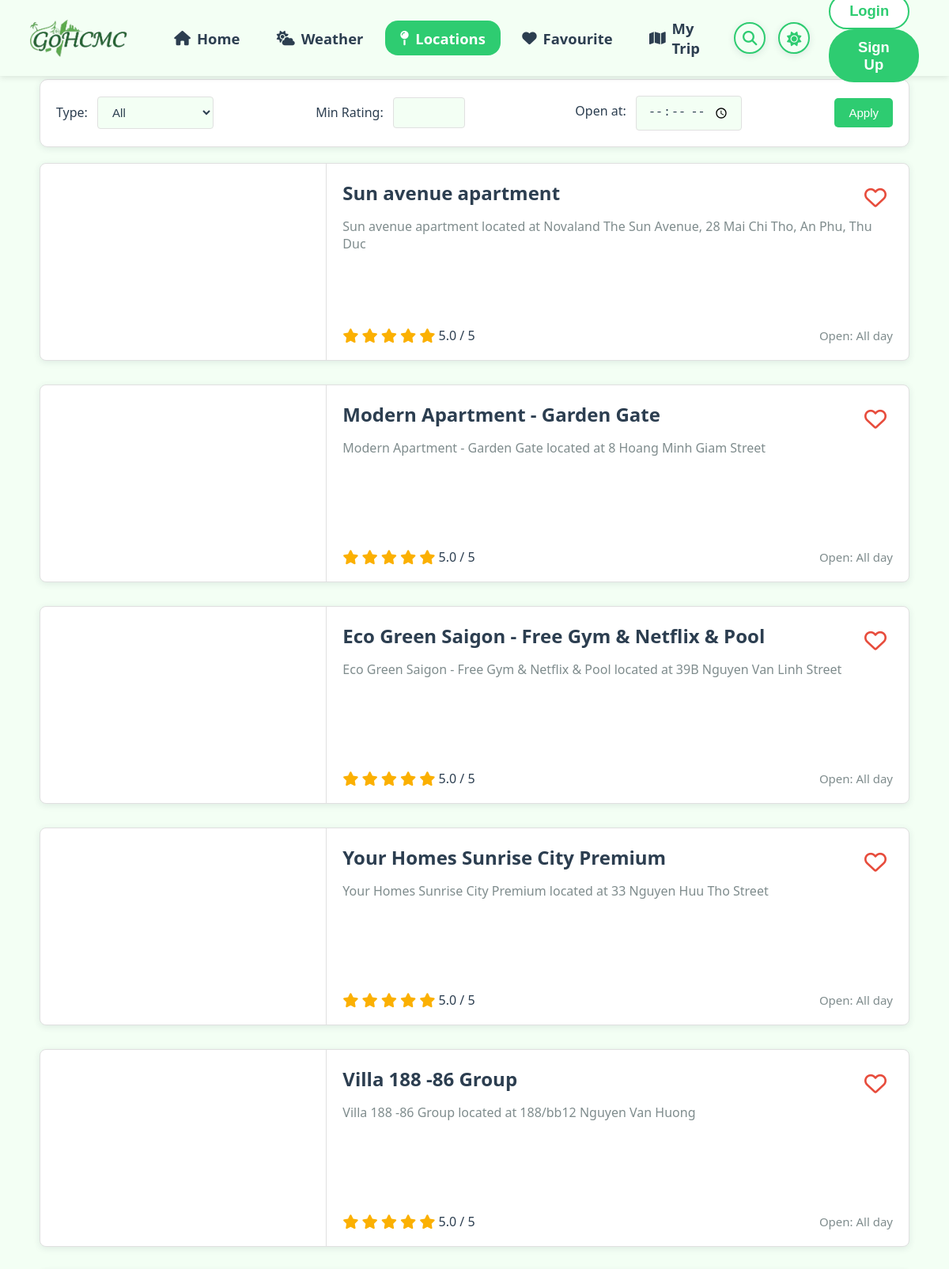
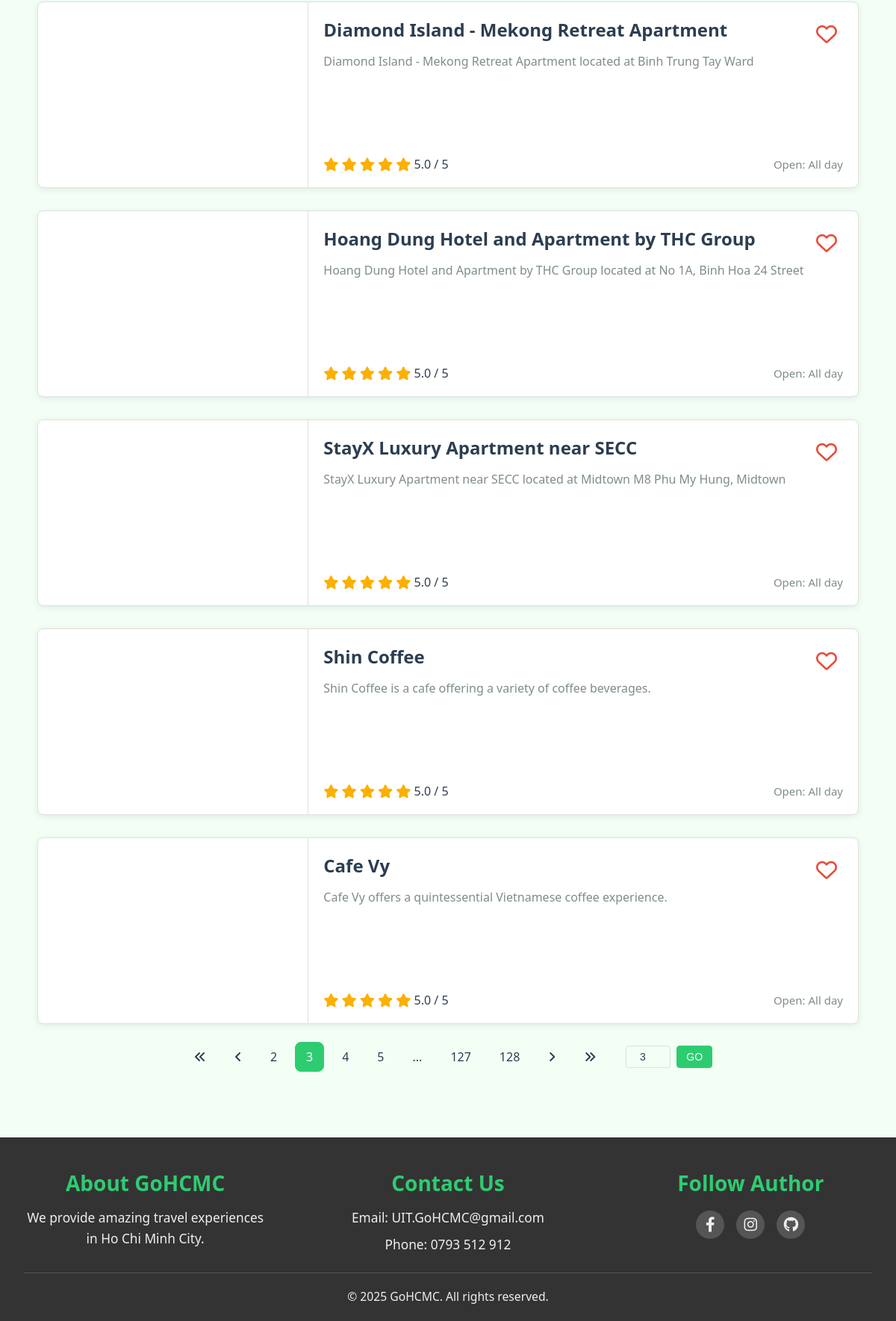
The page /locations?page=3&limit=10 on the database its author committed (2 pictures, top to bottom).
### location/models.py (models this page shows, shortened)
class Location(models.Model):
    favourited_by = models.ManyToManyField(
        User,
        related_name="favourite_locations",
        blank=True
    )
    code = models.CharField(max_length=10, unique=True)
    location = models.CharField(max_length=64)
    type = models.CharField(max_length=18, default="")
    tags = models.TextField(default="")
    rating = models.FloatField(default=5.0)
    open_time = models.TimeField(default=time(0, 0))
    close_time = models.TimeField(default=time(23, 59))
    ticket_info = models.CharField(max_length=100, default="")
    address = models.CharField(max_length=100, default="")
    image_path = models.CharField(max_length=255, default="")
    description = models.TextField(default="")
    long_description = models.TextField(default="")
    coordinate = models.CharField(max_length=40, default="")
    objects = LocationQuerySet.as_manager()
    class Meta:
        verbose_name = "Location"
        verbose_name_plural = "Locations"
        ordering = ("location",)

### location/views.py (the view, shortened to what this page needs)
# urls.py: path('locations', views.locations, name = 'locations'),
def locations(request):
    if request.method == "POST":
        if not request.user.is_authenticated:
            return JsonResponse({'error': 'unauthenticated'}, status=401)
        code = request.POST.get('value')
        if not code:
            return redirect('favourite')
        try:
            selected = Location.objects.get(code=code)
        except Location.DoesNotExist:
            return JsonResponse({'error': 'Location not found'}, status=404)
        user = request.user
        if user in selected.favourited_by.all():
            selected.favourited_by.remove(user)
        else:
            selected.favourited_by.add(user)
        return redirect('locations')
    else:
        type_filter = request.GET.get('type')
        min_rating = request.GET.get('rating')
        desired_time = request.GET.get('desired_time')
        search_query = request.GET.get('search')
        page = int(request.GET.get('page', 1))
        limit = int(request.GET.get('limit', 10))
        offset = (page - 1) * limit
        all_of_locations = Location.objects.all()
        if type_filter:
            all_of_locations = all_of_locations.filter(
                type__iexact=type_filter)
        if search_query:
            all_of_locations = all_of_locations.filter(
                Q(location__icontains=search_query) |
                Q(address__icontains=search_query) |
                Q(tags__icontains=search_query)
            )
        all_of_locations = all_of_locations.order_by('open_time')
        total_items = all_of_locations.count()
        total_pages = (total_items + limit - 1) // limit
        all_of_locations = all_of_locations[offset:offset + limit]
        user = request.user if request.user.is_authenticated else None
        processed_locations = []
        for loc in all_of_locations:
            star_html = generate_star_html(loc.rating)
            favourite_symbol = (
                '<i class="fa-solid fa-heart"></i>'
                if user and loc.favourited_by.filter(id=user.id).exists()
                else '<i class="fa-regular fa-heart"></i>'
            )
            open_time = loc.open_time.strftime(
                "%H:%M") if loc.open_time else "N/A"
            close_time = loc.close_time.strftime(
                "%H:%M") if loc.close_time else "N/A"
            if open_time == "00:00" and close_time == "23:59":
                open_time_str = "All day"
            elif loc.close_time and loc.open_time and loc.close_time < loc.open_time:
                open_time_str = f"{open_time} - {close_time} (The next day)"
            else:
                open_time_str = f"{open_time} - {close_time}"
            processed_locations.append({
                'code': loc.code,
                'location': loc.location,
                'description': loc.description,
                'image_path': loc.image_path,
                'rating': loc.rating,
                'open_time': open_time_str,
                'star_html': star_html,
                'favourite_symbol': favourite_symbol,
            })
        return render(request, "page/locations/index.html", {
            'locations': processed_locations,
            'current_page': page,
            'total_pages': total_pages,
            'limit': limit,
            'current_filters': {
                'type': type_filter or '',
                'rating': min_rating or '',
                'desired_time': desired_time or '',
                'search': search_query or '',
            }
        })

### location/views.py (called while the page is built)
def generate_star_html(rating):
    rating = round(rating * 2) / 2 if rating else 0
    full_stars = int(rating)
    has_half = (rating - full_stars) >= 0.5
    star_html = '<i class="fas fa-star"></i>' * full_stars
    if has_half:
        star_html += '<i class="fas fa-star-half-alt"></i>'
        empty_stars = 5 - full_stars - 1
    else:
        empty_stars = 5 - full_stars
    star_html += '<i class="far fa-star"></i>' * empty_stars
    return star_html

### templates/page/locations/index.html (shortened to what this page needs)
{% extends "layout.html" %}
{% load static %}
{% load custom_tags %}
{% block css %}
<link rel="stylesheet" href="{% static 'css/locations.css' %}">
{% endblock %}
{% block content %}
<section class="filter">
  <form method="get" action="{% url 'locations' %}" class="filter-form">
    <div class="filter-item">
      <label for="type">Type:</label>
      <select name="type" id="type">
        <option value="" {% if not current_filters.type %}selected{% endif %}>All</option>
      </select>
    </div>
    <div class="filter-item">
      <label for="rating">Min Rating:</label>
      <input type="number" name="rating" id="rating" value="{{ current_filters.rating }}" min="1" max="5" step="0.1">
    </div>
    <div class="filter-item">
      <label for="desired_time">Open at:</label>
      <input type="time" id="desired_time" name="desired_time" value="{{ current_filters.desired_time }}">
    </div>
    <div>
      <button type="submit" class="btn">Apply</button>
    </div>
  </form>
</section>
<section class="content">
  <div class="grid">
    {% for loc in locations %}
    <div class="card">
      <a href="{% url 'display_location' loc.code %}" class="card-link">
        <div class="card-img" style="background-image: url('{{ loc.image_path }}');"></div>
        <div class="card-body">
          <div>
            <div class="card-header">
              <h3>{{ loc.location }}</h3>
              <div class="fav-container">
                <button class="fav-btn" data-code="{{ loc.code }}">
                  {% if loc.favourite_symbol == '<i class="fa-solid fa-heart"></i>' %}
                    <i class="fa-solid fa-heart"></i>
                  {% else %}
                    <i class="fa-regular fa-heart"></i>
                  {% endif %}
                </button>
              </div>
            </div>
            <p>{{ loc.description }}</p>
          </div>
          <div class="card-footer">
            <div class="rating">
              {{ loc.star_html|safe }}
              <span>{{ loc.rating }} / 5</span>
            </div>
            <div class="open-hour">Open: {{ loc.open_time }}</div>
          </div>
        </div>
      </a>
    </div>
    {% empty %}
      <p class="empty">No locations found.</p>
    {% endfor %}
  </div>
</section>
{% if total_pages > 1 %}
<div class="pagination">
  <a href="?page=1{% if limit %}&limit={{ limit }}{% endif %}" class="pagination-icon ">
    <i class="fa-solid fa-angles-left"></i>
  </a>
  <a href="?page={{ current_page|add:-1 }}{% if limit %}&limit={{ limit }}{% endif %}" class="pagination-icon ">
    <i class="fa-solid fa-angle-left"></i>
  </a>
  {% if total_pages > 1 and total_pages <= 6 %}
    {% for i in 1|to:total_pages %}
      <a href="?page={{ i }}{% if current_filters.type %}&type={{ current_filters.type|urlencode }}{% endif %}{% if current_filters.rating %}&rating={{ current_filters.rating }}{% endif %}{% if current_filters.desired_time %}&desired_time={{ current_filters.desired_time }}{% endif %}{% if current_filters.search %}&search={{ current_filters.search|urlencode }}{% endif %}{% if limit %}&limit={{ limit }}{% endif %}" class="{% if i == current_page %}active{% endif %}">{{ i }}</a>
    {% endfor %}
  {% elif current_page < total_pages|add:-6 %}
    <a href="?page={{ current_page|add:-1 }}{% if limit %}&limit={{ limit }}{% endif %}">{{ current_page|add:-1 }}</a>
    <a href="?page={{ current_page }}{% if limit %}&limit={{ limit }}{% endif %}" class="active">{{ current_page }}</a>
    <a href="?page={{ current_page|add:1 }}{% if limit %}&limit={{ limit }}{% endif %}">{{ current_page|add:1 }}</a>
    <a href="?page={{ current_page|add:2 }}{% if limit %}&limit={{ limit }}{% endif %}">{{ current_page|add:2 }}</a>
    <span>...</span>
    <a href="?page={{ total_pages|add:-1 }}{% if limit %}&limit={{ limit }}{% endif %}" class="pagination-ellipsis">{{ total_pages|add:-1 }}</a>
    <a href="?page={{ total_pages }}{% if limit %}&limit={{ limit }}{% endif %}" class="pagination-ellipsis">{{ total_pages }}</a>
  {% endif %}
  <a href="?page={{ current_page|add:1 }}{% if limit %}&limit={{ limit }}{% endif %}" class="pagination-icon ">
    <i class="fa-solid fa-angle-right"></i>
  </a>
  <a href="?page={{ total_pages }}{% if limit %}&limit={{ limit }}{% endif %}" class="pagination-icon ">
    <i class="fa-solid fa-angles-right"></i>
  </a>
  <form method="get" action="{% url 'locations' %}" class="pagination-input-form">
    <input type="number" name="page" min="1" max="{{ total_pages }}" value="{{ current_page }}" class="pagination-input" required>
    <button type="submit" class="pagination-go-button">GO</button>
  </form>
</div>
{% endif %}
{% endblock %}

### static/css/base.css (style rules this page uses)
:root { --main-bg: #f3fff4; --header-color: #FFFFFF; --card-bg: #FFFFFF; --border-color: #E0E0E0; --hover-bg: #F5F5F5; --primary: #2ECC71; --secondary: #27AE60; --accent: #E67E22; --danger: #E74C3C; --text-main: #2C3E50; --text-sub: #7F8C8D; --disabled-color: #ccc; --disabled-border-color: #eee; --font-main: 'Segoe UI', Arial, sans-serif; --header-height: 64px; --star-color: #fbb002; }
* { margin: 0; padding: 0; box-sizing: border-box; }
body { font-family: var(--font-main); background: var(--main-bg); color: var(--text-main); }

### static/css/main.css (style rules this page uses)
html, body { height: 100%; }
body { display: flex; flex-direction: column; }

### static/css/locations.css (style rules this page uses)
.filter { max-width: 1100px; margin: 20px auto; padding: 20px; background: var(--card-bg); border: 1px solid var(--border-color); border-radius: 10px; box-shadow: 0 2px 8px rgba(44, 62, 80, 0.1); display: flex; flex-wrap: wrap; gap: 20px; align-items: center; justify-content: center; }
.filter-form { display: flex; flex-wrap: wrap; gap: 16px; width: 100%; align-items: center; }
.filter-item { flex: 1; }
.filter label { font-size: 16px; font-weight: 500; margin-right: 8px; color: var(--text-main); }
.filter select, .filter input { padding: 10px 14px; border: 1px solid var(--border-color); border-radius: 4px; font-size: 15px; background: var(--main-bg); color: var(--text-main); }
.btn { padding: 10px 18px; background-color: var(--primary); color: #fff; border: none; border-radius: 5px; cursor: pointer; font-size: 15px; transition: background 0.2s, transform 0.2s; }
.content { max-width: 1200px; margin: 0 auto; }
.grid { display: grid; grid-template-columns: 1fr; gap: 30px; }
.card { display: flex; background-color: var(--card-bg); border: 1px solid var(--border-color); border-radius: 8px; height: 250px; width: 1100px; margin: 0 auto; overflow: hidden; box-shadow: 0 2px 8px rgba(44, 62, 80, 0.1); transition: transform 0.3s, box-shadow 0.3s; }
.card-img { width: 33%; background-size: cover; background-position: center; border-right: 1px solid var(--border-color); }
.card-body { padding: 20px; display: flex; flex-direction: column; justify-content: space-between; width: 67%; }
.card-body h3 { margin-bottom: 10px; font-size: 24px; font-weight: 600; color: var(--text-main); }
.card-body p { font-size: 16px; color: var(--text-sub); margin-bottom: 14px; }
.rating { display: flex; align-items: center; }
.rating i { color: var(--star-color); font-size: 18px; margin-right: 4px; }
.rating span { font-size: 16px; color: var(--text-main); }
.open-hour { font-size: 15px; color: var(--text-sub); }
.card-link { display: flex; width: 100%; text-decoration: none; color: inherit; }
.card-header { display: flex; }
.fav-container { margin-left: auto; }
.fav-btn { font-size: 28px; background: none; border: none; cursor: pointer; padding: 8px; }
.fav-btn i { color: var(--danger); font-size: inherit; }
.card-footer { display: flex; align-items: center; justify-content: space-between; }
.pagination { display: flex; justify-content: center; align-items: center; margin: 24px 0; gap: 10px; }
.pagination a, .pagination span { padding: 8px 14px; border-radius: 8px; text-decoration: none; color: var(--text-main); font-weight: 500; transition: background 0.2s, color 0.2s; }
.pagination .active { background-color: var(--primary); color: #fff; border: 1px solid var(--primary); }
.pagination-input-form { display: flex; align-items: center; gap: 0.5rem; margin-left: 1rem; }
.pagination-input { width: 60px; padding: 6px 10px; border: 1px solid var(--border-color); border-radius: 4px; font-size: 14px; text-align: center; color: var(--text-main); background: var(--main-bg); }
.pagination-go-button { padding: 6px 12px; border: 1px solid var(--primary); border-radius: 4px; background: var(--primary); color: #fff; font-size: 14px; cursor: pointer; transition: background 0.2s, color 0.2s; }

### rows shown on the page
Location: location "Sun avenue apartment", description "Sun avenue apartment located at Novaland The Sun Avenue, 28 Mai Chi Tho, An Phu, Thu Duc", rating "5.0"
Location: location "Modern Apartment - Garden Gate", description "Modern Apartment - Garden Gate located at 8 Hoang Minh Giam Street", rating "5.0"
Location: location "Eco Green Saigon - Free Gym & Netflix & Pool", description "Eco Green Saigon - Free Gym & Netflix & Pool located at 39B Nguyen Van Linh Street", rating "5.0"
Location: location "Your Homes Sunrise City Premium", description "Your Homes Sunrise City Premium located at 33 Nguyen Huu Tho Street", rating "5.0"
Location: location "Villa 188 -86 Group", description "Villa 188 -86 Group located at 188/bb12 Nguyen Van Huong", rating "5.0"
Location: location "Diamond Island - Mekong Retreat Apartment", description "Diamond Island - Mekong Retreat Apartment located at Binh Trung Tay Ward", rating "5.0"
Location: location "Hoang Dung Hotel and Apartment by THC Group", description "Hoang Dung Hotel and Apartment by THC Group located at No 1A, Binh Hoa 24 Street", rating "5.0"
Location: location "StayX Luxury Apartment near SECC", description "StayX Luxury Apartment near SECC located at Midtown M8 Phu My Hung, Midtown", rating "5.0"
Location: location "Shin Coffee", description "Shin Coffee is a cafe offering a variety of coffee beverages.", rating "5.0"
Location: location "Cafe Vy", description "Cafe Vy offers a quintessential Vietnamese coffee experience.", rating "5.0"

### other values the page prints
{{ loc.open_time }} "All day" "All day" "All day" "All day" "All day" "All day" "All day" "All day" "All day" "All day"
{{ current_page|add:-1 }} "2"
{{ current_page }} "3"
{{ current_page|add:1 }} "4"
{{ current_page|add:2 }} "5"
{{ total_pages|add:-1 }} "127"
{{ total_pages }} "128"
